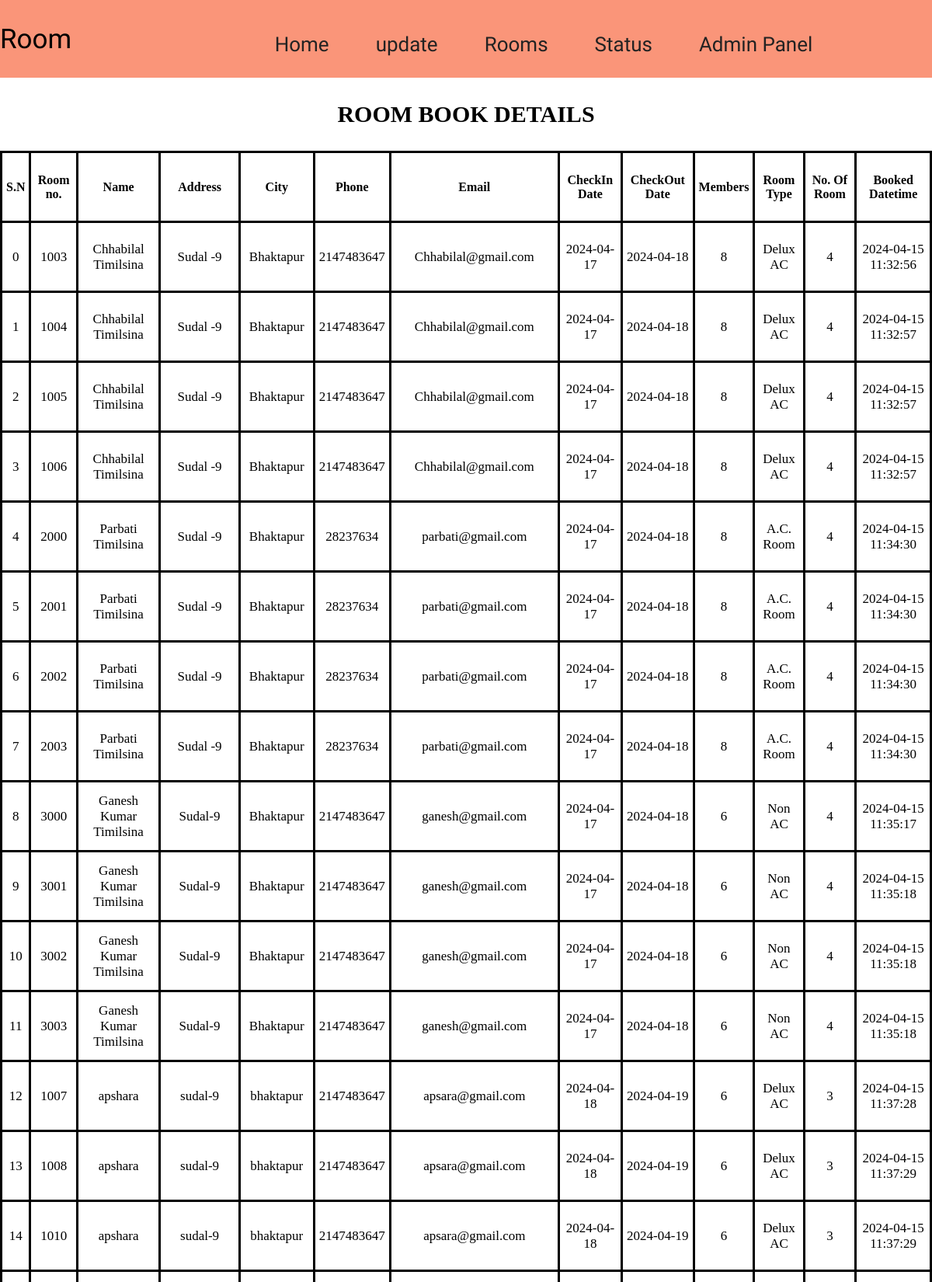
Page /admin/roomstatus.php (upper part) on the committed database.
### tables this page shows
CREATE TABLE `room_booking` (
  `b_id` int(200) NOT NULL,
  `room_no` int(10) NOT NULL,
  `name` varchar(30) NOT NULL,
  `address` varchar(30) NOT NULL,
  `city` varchar(30) NOT NULL,
  `phone` int(15) NOT NULL,
  `email` varchar(30) NOT NULL,
  `cin` date NOT NULL,
  `cout` date NOT NULL,
  `members` int(3) NOT NULL,
  `room_type` varchar(10) NOT NULL,
  `no_of_room` int(3) NOT NULL,
  `time` datetime NOT NULL DEFAULT current_timestamp()
);

### admin/roomstatus.php (the view, shortened to what this page needs)
<?php
include('../connection.php'); ?>
<!DOCTYPE html>
<html lang="en">
<head>
</head>
<body>
<nav class="navbar">
    <div class="left-nav">
            <p>Room</p>
        </div>
        <div class="right-nav mt-4">
            <ul>
                <li class="item"><a href="aroom.php">Home</a></li>
         <div class="paste-button"> <li class="item">update </li>
   </div>
                <div class="paste-button"> <li class="item">Rooms</li>
   </div>
                 <li class="item"><a href="roomstatus.php">Status</a></li>
                 <li class="item"><a href="../admin.php">Admin Panel</a></li>
          </ul>
        </div>
    </nav>
   <section id="book-section">
    <h1 id="book-head">ROOM BOOK DETAILS</h1>
    <div class="book-table">
<table>
  <thead>
<tr>
  <th scope="col">S.N</th>
  <th scope="col">Room no.</th>
  <th scope="col">Name</th>
  <th scope="col">Address</th>
  <th scope="col">City</th>
  <th scope="col">Phone</th>
  <th scope="col">Email</th>
  <th scope="col">CheckIn Date</th>
  <th scope="col">CheckOut Date</th>
  <th scope="col">Members</th>
  <th scope="col">Room Type</th>
  <th scope="col">No. Of Room</th>
  <th scope="col">Booked Datetime</th>
</tr>
  </thead>
  <tbody>
<?php
$query="SELECT * FROM room_booking";
$result=mysqli_query($con,$query);
$i=0;
while($data=mysqli_fetch_array($result))
{
?>
<tr>
  <td scope="row"><?php echo $i++; ?></td>
  <td scope="row"><?php echo $data['room_no']; ?></td>
  <td scope="row"><?php echo $data['name']; ?></td>
  <td scope="row"><?php echo $data['address']; ?></td>
  <td scope="row"><?php echo $data['city']; ?></td>
  <td scope="row"><?php echo $data['phone']; ?></td>
  <td scope="row"><?php echo $data['email']; ?></td>
  <td scope="row"><?php echo $data['cin']; ?></td>
  <td scope="row"><?php echo $data['cout']; ?></td>
  <td scope="row"><?php echo $data['members']; ?></td>
  <td scope="row"><?php echo $data['room_type']; ?></td>
  <td scope="row"><?php echo $data['no_of_room']; ?></td>
  <td scope="row"><?php echo $data['time']; ?></td>
</tr>
<?php
}
?>
  </tbody>
</table>
</div>
   </section>
    </body>
 </html>

### admin/roomstatus.php (style rules this page uses)
* { padding: 0; margin: 0; box-sizing: border-box; }
.navbar { width: 100%; position: sticky; height: 100px; background-color: #fa9579; display: flex; align-items: center; justify-content: center; top: 0; }
.left-nav { width: 20%; }
.left-nav p { font-family: 'Baloo 2', cursive; font-size: 35px; }
.right-nav { width: 100%; margin-top: 13px; }
.right-nav ul { display: flex; justify-content: center; }
.right-nav ul li { list-style: none; margin: 30px; }
.right-nav ul li a { text-decoration: none; color: #222; font-family: 'Baloo 2', cursive; font-size: 26px; font-weight: 400; position: relative; }
.right-nav ul .paste-button li { text-decoration: none; color: #222; font-family: 'Baloo 2', cursive; font-size: 26px; font-weight: 400; position: relative; }
.paste-button { position: relative; display: inline-block; font-family: 'Segoe UI', Tahoma, Geneva, Verdana, sans-serif; }
#book-section { width: 100%; }
#book-head { text-align: center; margin: 30px; font-size: 30px; }
.book-table { width: 100%; }
.book-table table th { font-size=19px; }
table, th, td { border: 3px solid black; border-collapse: collapse; padding: 5px; }
.book-table table tr { height: 90px; }
.book-table table tr td { text-align: center; font-size: 17px; }

### rows in the picture
room_booking: room_no "1003", name "Chhabilal Timilsina", address "Sudal -9", city "Bhaktapur", phone "2147483647", email "Chhabilal@gmail.com", cin "2024-04-17", cout "2024-04-18", members "8", room_type "Delux AC", no_of_room "4", time "2024-04-15 11:32:56"
room_booking: room_no "1004", name "Chhabilal Timilsina", address "Sudal -9", city "Bhaktapur", phone "2147483647", email "Chhabilal@gmail.com", cin "2024-04-17", cout "2024-04-18", members "8", room_type "Delux AC", no_of_room "4", time "2024-04-15 11:32:57"
room_booking: room_no "1005", name "Chhabilal Timilsina", address "Sudal -9", city "Bhaktapur", phone "2147483647", email "Chhabilal@gmail.com", cin "2024-04-17", cout "2024-04-18", members "8", room_type "Delux AC", no_of_room "4", time "2024-04-15 11:32:57"
room_booking: room_no "1006", name "Chhabilal Timilsina", address "Sudal -9", city "Bhaktapur", phone "2147483647", email "Chhabilal@gmail.com", cin "2024-04-17", cout "2024-04-18", members "8", room_type "Delux AC", no_of_room "4", time "2024-04-15 11:32:57"
room_booking: room_no "2000", name "Parbati Timilsina", address "Sudal -9", city "Bhaktapur", phone "28237634", email "parbati@gmail.com", cin "2024-04-17", cout "2024-04-18", members "8", room_type "A.C. Room", no_of_room "4", time "2024-04-15 11:34:30"
room_booking: room_no "2001", name "Parbati Timilsina", address "Sudal -9", city "Bhaktapur", phone "28237634", email "parbati@gmail.com", cin "2024-04-17", cout "2024-04-18", members "8", room_type "A.C. Room", no_of_room "4", time "2024-04-15 11:34:30"
room_booking: room_no "2002", name "Parbati Timilsina", address "Sudal -9", city "Bhaktapur", phone "28237634", email "parbati@gmail.com", cin "2024-04-17", cout "2024-04-18", members "8", room_type "A.C. Room", no_of_room "4", time "2024-04-15 11:34:30"
room_booking: room_no "2003", name "Parbati Timilsina", address "Sudal -9", city "Bhaktapur", phone "28237634", email "parbati@gmail.com", cin "2024-04-17", cout "2024-04-18", members "8", room_type "A.C. Room", no_of_room "4", time "2024-04-15 11:34:30"
room_booking: room_no "3000", name "Ganesh Kumar Timilsina", address "Sudal-9", city "Bhaktapur", phone "2147483647", email "ganesh@gmail.com", cin "2024-04-17", cout "2024-04-18", members "6", room_type "Non AC", no_of_room "4", time "2024-04-15 11:35:17"
room_booking: room_no "3001", name "Ganesh Kumar Timilsina", address "Sudal-9", city "Bhaktapur", phone "2147483647", email "ganesh@gmail.com", cin "2024-04-17", cout "2024-04-18", members "6", room_type "Non AC", no_of_room "4", time "2024-04-15 11:35:18"
room_booking: room_no "3002", name "Ganesh Kumar Timilsina", address "Sudal-9", city "Bhaktapur", phone "2147483647", email "ganesh@gmail.com", cin "2024-04-17", cout "2024-04-18", members "6", room_type "Non AC", no_of_room "4", time "2024-04-15 11:35:18"
room_booking: room_no "3003", name "Ganesh Kumar Timilsina", address "Sudal-9", city "Bhaktapur", phone "2147483647", email "ganesh@gmail.com", cin "2024-04-17", cout "2024-04-18", members "6", room_type "Non AC", no_of_room "4", time "2024-04-15 11:35:18"
room_booking: room_no "1007", name "apshara", address "sudal-9", city "bhaktapur", phone "2147483647", email "apsara@gmail.com", cin "2024-04-18", cout "2024-04-19", members "6", room_type "Delux AC", no_of_room "3", time "2024-04-15 11:37:28"
room_booking: room_no "1008", name "apshara", address "sudal-9", city "bhaktapur", phone "2147483647", email "apsara@gmail.com", cin "2024-04-18", cout "2024-04-19", members "6", room_type "Delux AC", no_of_room "3", time "2024-04-15 11:37:29"
room_booking: room_no "1010", name "apshara", address "sudal-9", city "bhaktapur", phone "2147483647", email "apsara@gmail.com", cin "2024-04-18", cout "2024-04-19", members "6", room_type "Delux AC", no_of_room "3", time "2024-04-15 11:37:29"
